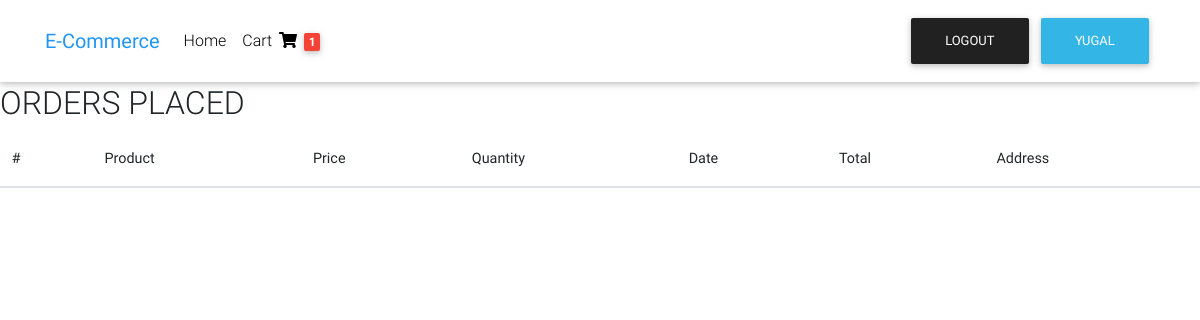
Before: /placedorders/ (signed in) with the older database file.
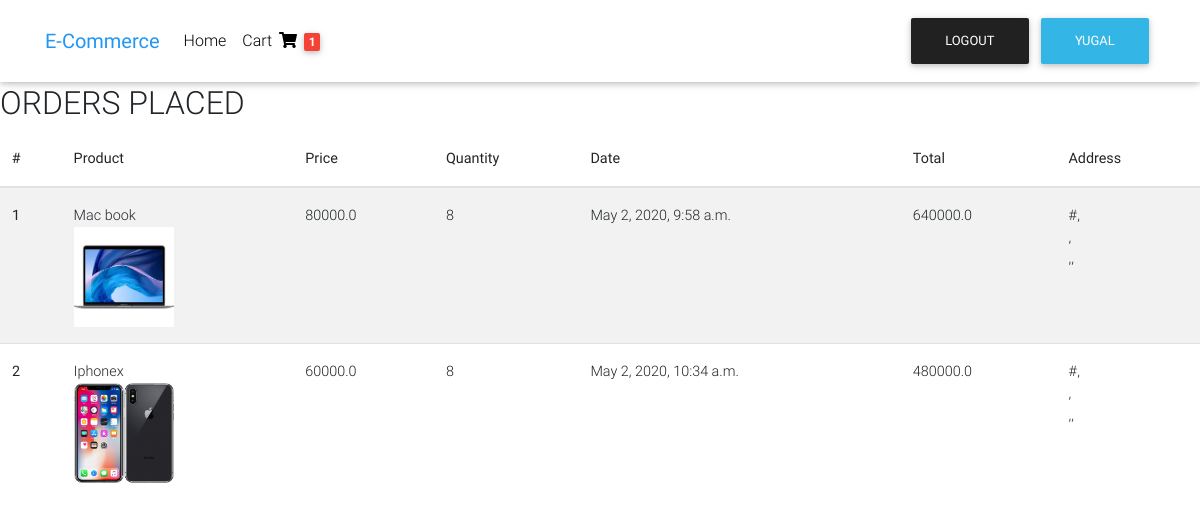
After: the same page with the newer database file.
### ecommerce/models.py (models this page shows, shortened)
class Order(models.Model):
    user=models.ForeignKey(User,on_delete=models.CASCADE)
    orderproducts=models.ForeignKey(Product,on_delete=models.CASCADE)
    quantity=models.IntegerField(default=0)
    date=models.DateTimeField()
    orderaddress=models.ForeignKey('BillingAddress',on_delete=models.SET_NULL,null=True,blank=True)
    orderstatus=models.BooleanField(default=False)
    def itemtotal(self):
        return self.quantity * self.orderproducts.price

class Product(models.Model):
    name=models.CharField(max_length=20)
    category=models.ForeignKey(Category, on_delete=models.CASCADE)
    price=models.FloatField()
    product_image=models.ImageField()
    description=models.CharField(max_length=100)
    oldprice=models.CharField(max_length=10)

### ecommerce/views.py (the view)
# urls.py: path('placedorders/',placedorders)
def placedorders(request):
    orders_placed=Order.objects.all().filter(user=request.user,orderstatus=True)
    return render(request,'orders.html',{"ordersplaced":orders_placed})

### template/orders.html (shortened to what this page needs)
{% load static %}
<!DOCTYPE html>
<html lang="en">
<head>
  <link rel="stylesheet" href="https://use.fontawesome.com/releases/v5.11.2/css/all.css">
  <link href="{% static 'css/bootstrap.min.css' %}" rel="stylesheet">
  <link href="{% static 'css/mdb.min.css' %}" rel="stylesheet">
</head>
<body>
  <nav class="navbar fixed-top navbar-expand-lg navbar-light white scrolling-navbar">
    <div class="container">
      <a class="navbar-brand waves-effect" target="_blank">
        <strong class="blue-text">E-Commerce</strong>
      </a>
      <div class="collapse navbar-collapse" id="navbarSupportedContent">
        <ul class="navbar-nav mr-auto">
          <li class="nav-item ">
            <a class="nav-link waves-effect" href="/home/">Home
            </a>
          </li>
          <li class="nav-item">
            <a class="nav-link waves-effect" href="/cart/"
              target="">Cart <i class="fas fa-shopping-cart"></i>
              <span class="badge red z-depth-1 mr-1"> 1 </span></a>
          </li>
        </ul>
          <a href="/logout/" type="button" class="btn btn-dark">Logout</a>
          <a type="button" class="btn btn-info">{{user}}</a>
      </div>
    </div>
  </nav>
  <div class="mt-5 pt-4">
    <div class="mt-2 pt-1">
   <h2>ORDERS PLACED</h2>
   </div>
   </div>
   <div class="table-responsive">
    <table class="table table-striped">
      <thead>
        <tr>
          <th>#</th>
          <th>Product</th>
          <th>Price</th>
          <th>Quantity</th>
          <th>Date</th>
          <th>Total</th>
          <th>Address</th>
        </tr>
      </thead>
      <tbody>
          {% for i in ordersplaced %}
        <tr>
          <th scope="row">{{forloop.counter}}</th>
          <td>{{i.orderproducts.name}}
              <br>
              <img src='{{MEDIA_URL}}{{i.orderproducts.product_image}}' height="100" width="100">
          </td>
          <td>{{i.orderproducts.price}}</td>
          <td>{{i.quantity}} </td>
          <td>{{i.date}}</td>
          <td>{{i.itemtotal}}</td>
          <td>#{{i.orderaddress.house_address}},
              <br>
              {{i.orderaddress.area_address}},
              <br>
              {{i.orderaddress.country}},{{i.orderaddress.zipcode}},
              <br>
          </td>
        </tr>
        {% endfor %}
      </tbody>
    </table>
  </div>

Changed rows visible on the page:
added Order: orderproducts.name "Mac book", orderproducts.product_image (picture), orderproducts.price "80000.0", quantity "8", date "May 2, 2020, 9:58 a.m.", itemtotal "640000.0"
added Order: orderproducts.name "Iphonex", orderproducts.product_image (picture), orderproducts.price "60000.0", quantity "8", date "May 2, 2020, 10:34 a.m.", itemtotal "480000.0"
